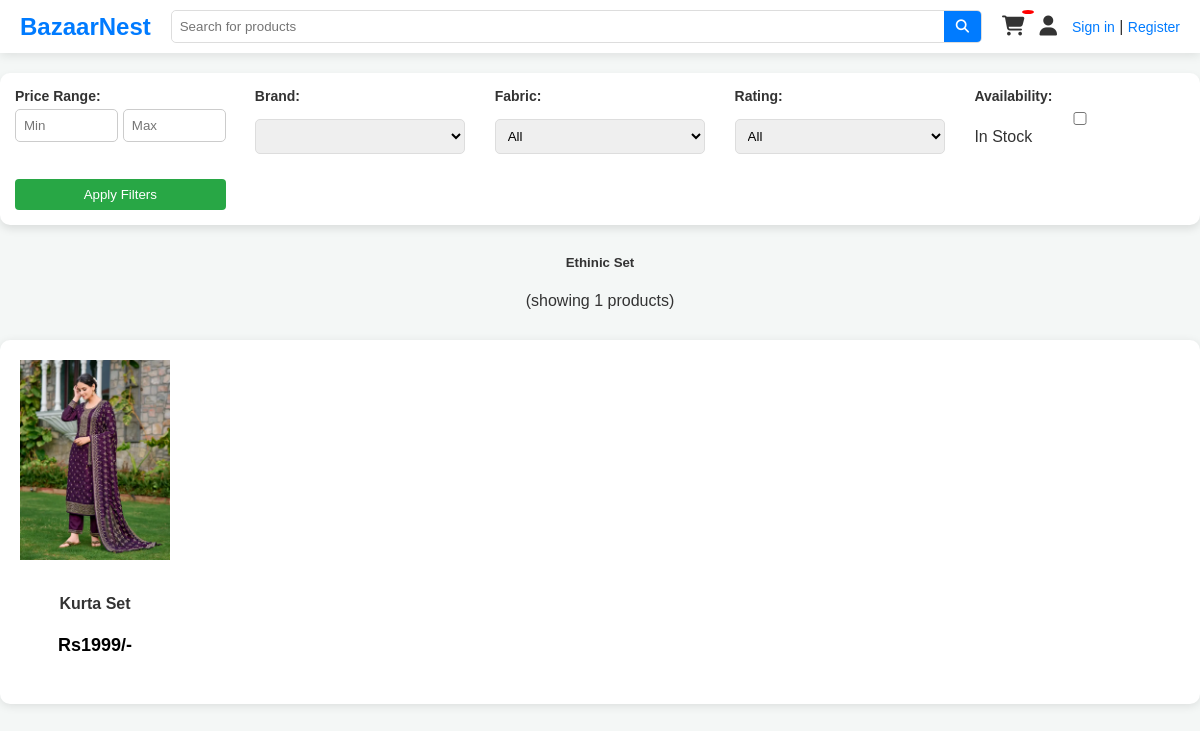
/ethinic-set/, run on the app's committed database.
### products/models.py (models this page shows, shortened)
class Category(BaseModel):
    category_name = models.CharField(max_length=250)
    slug = models.SlugField(unique=True, null=True, blank=True)
    category_image = models.ImageField(upload_to="categories")

class Product(BaseModel):
    product_name = models.CharField(max_length=150)
    slug = models.SlugField(unique=True, null=True, blank=True)
    category = models.ForeignKey(Category, on_delete=models.CASCADE, related_name="products")
    base_price = models.IntegerField()  # Base price without size/color addition
    product_description = models.TextField()
    brand = models.CharField(max_length=100, blank=True)
    fabric = models.CharField(max_length=100, blank=True)
    rating = models.IntegerField(default=0)
    availability = models.BooleanField(default=True)

class ProductColorVariant(BaseModel):
    product = models.ForeignKey(Product, on_delete=models.CASCADE, related_name="product_colors")
    color = models.CharField(max_length=50)
    additional_price = models.IntegerField(default=0)  # Extra charge for this color
    image = models.ImageField(upload_to="product")

### home/views.py (the view)
# urls.py: path('<slug:category_slug>/',Product_list,name="Product_list"),
def Product_list(request, category_slug):
    category = get_object_or_404(Category, slug=category_slug)
    products = Product.objects.filter(category=category)
    min_price = request.GET.get('min_price')
    max_price = request.GET.get('max_price')
    selected_brand = request.GET.get('brand', '')
    selected_fabric = request.GET.get('fabric', '')
    selected_sizes = request.GET.getlist('size')
    selected_rating = request.GET.get('rating')
    availability = request.GET.get('available')
    if min_price:
        products = products.filter(base_price__gte=int(min_price))
    if max_price:
        products = products.filter(base_price__lte=int(max_price))
    if selected_brand:
        products = products.filter(brand=selected_brand)
    if selected_fabric:
        products = products.filter(fabric=selected_fabric)
    if selected_rating:
        products = products.filter(Rating__gte=int(selected_rating))  # Filter by min rating
    if availability == "on":
        products = products.filter(Availability=True)
    context = {
        'category': category,
        'products': products,  # Pass the filtered products
        'brands': Product.objects.values_list('brand', flat=True).distinct(),
        'fabrics': Product.objects.values_list('fabric', flat=True).distinct(),
        'size_variants': ProductSizeVariant.objects.all(),
        'selected_min_price': min_price,
        'selected_max_price': max_price,
        'selected_brand': selected_brand,
        'selected_fabric': selected_fabric,
        'selected_rating': selected_rating,
        'availability': availability,
    }
    return render(request, 'product/productlist.html', context)

### templates/product/productlist.html (shortened to what this page needs)
{% extends 'base/base.html' %}
{% block content %}
<form method="GET" action="{% url 'Product_list' category.slug %}" class="filter-form">
    <div class="filter-container">
        <div class="filter-group">
            <label for="min_price">Price Range:</label>
            <div class="price-inputs">
                <input type="number" name="min_price" id="min_price" placeholder="Min" value="{{ selected_min_price }}">
                <input type="number" name="max_price" id="max_price" placeholder="Max" value="{{ selected_max_price }}">
            </div>
        </div>
        <div class="filter-group">
            <label for="brand">Brand:</label>
            <select name="brand">
                {% for brand in brands %}
                <option value="{{ brand }}" {% if selected_brand == brand %}selected{% endif %}>{{ brand }}</option>
                {% endfor %}
            </select>
        </div>
        <div class="filter-group">
            <label for="fabric">Fabric:</label>
            <select name="fabric">
                <option value="">All</option>
            </select>
        </div>
        <div class="filter-group">
            <label for="rating">Rating:</label>
            <select name="rating">
                <option value="">All</option>
            </select>
        </div>
        <div class="filter-group">
            <label>Availability:</label>
            <input type="checkbox" name="available" {% if availability == "on" %}checked{% endif %}> In Stock
        </div>
        <div class="filter-group">
            <button type="submit" class="apply-btn">Apply Filters</button>
        </div>
    </div>
</form>
<div class="category-header">
    <h5>{{category.category_name}}</h5>
    <p class="title">(showing {{products.count}} products)</p>
</div>
<div class="product-grid">
    {% for product in products %}
    <div class="product-card">
        <a href="{% url 'product_detail' product.slug %}">
            <div class="product-img">
                <img src="{{ product.product_colors.first.image.url }}" alt="{{ product.product_name }}">
            </div>
            <div class="product-info">
                <h4 class="product-title">{{ product.product_name }}</h4>
                <p class="product-price">Rs{{ product.base_price }}/-</p>
            </div>
        </a>
    </div>
    {% endfor %}
</div>
{% endblock %}

### public/static/css/style.css (style rules this page uses)
body { font-family: 'Poppins', sans-serif; background-color: #f9f9f9; color: #333; margin: 0; padding: 0; }
body { font-family: 'Poppins', sans-serif; background-color: #f5f5f5; color: #333; margin: 0; padding: 0; }
.filter-form { background: white; padding: 15px; border-radius: 10px; margin: 20px auto; max-width: 1200px; box-shadow: 0 4px 8px rgba(0, 0, 0, 0.1); }
.filter-container { display: flex; flex-wrap: wrap; gap: 15px; justify-content: space-between; }
.filter-group { display: flex; flex-direction: column; width: 18%; min-width: 150px; }
.filter-group label { font-size: 14px; font-weight: bold; margin-bottom: 5px; }
.price-inputs { display: flex; gap: 5px; }
.price-inputs input { width: 48%; padding: 8px; border: 1px solid #ccc; border-radius: 5px; }
select, input { padding: 8px; border: 1px solid #ccc; border-radius: 5px; }
.apply-btn { background: #007bff; color: white; padding: 10px; border: none; border-radius: 5px; cursor: pointer; }
.category-header { text-align: center; margin-top: 30px; }
.product-grid { display: grid; grid-template-columns: repeat(auto-fit, minmax(220px, 1fr)); gap: 20px; max-width: 1200px; margin: 30px auto; }
.product-card { background: white; border-radius: 10px; box-shadow: 0 4px 8px rgba(0, 0, 0, 0.1); overflow: hidden; transition: transform 0.3s ease-in-out; text-align: center; }
.product-card a { text-decoration: none; }
.product-img img { width: 100%; height: 200px; object-fit: cover; }
.product-info { padding: 10px; }
.product-title { font-size: 16px; font-weight: 600; color: #333; }
.product-price { font-size: 18px; font-weight: bold; color: black; }
.product-card { display: flex; background: #fff; border-radius: 10px; padding: 20px; box-shadow: 0 2px 10px rgba(0, 0, 0, 0.1); gap: 20px; }
.product-info { flex: 1; padding: 10px; }
select { width: 100%; padding: 8px; margin: 10px 0; border: 1px solid #ddd; border-radius: 5px; }
body { font-family: Arial, sans-serif; background-color: #f8f9fa; color: #333; margin: 0; padding: 0; }
.apply-btn, .remove-coupon { background: #28a745; color: #fff; padding: 8px 12px; border-radius: 4px; text-decoration: none; }
body { font-family: Arial, sans-serif; background-color: #f4f7f6; margin: 0; padding: 0; }

### data on the page
Category: category_name "Ethinic Set"
Product: product_colors.first.image (picture), product_name "Kurta Set", base_price "1999"

### other printed values
{{ products.count }} "1"
